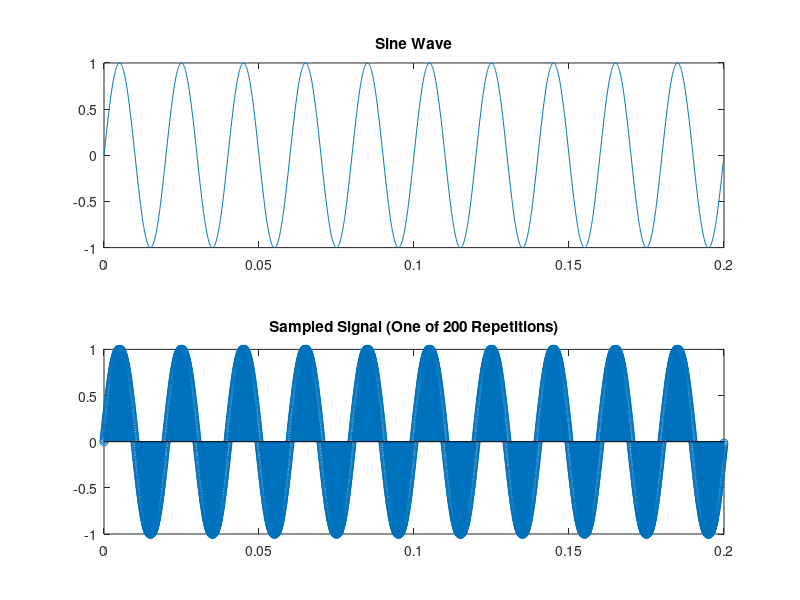

MATLAB code for this plot:
function [  ] = pure_wave_c1( )

t = 0:0.0001:0.2;
x = @(t) sin(2*pi*50*t); % Generated Signal

subplot(2,1,1);
plot(t, x(t));
title("Sine Wave");

% Sampling
num_repetitions = 200;
fs = 16000 - 1;
ts = 0:1/fs:0.2;
xs_all = zeros(num_repetitions, length(ts));

for i = 1:num_repetitions
    xs = x(ts);
    xs_all(i, :) = xs;
end

% Just for visualization, plotting a single sampled signal
subplot(2,1,2);
stem(ts, xs_all(1, :)); % Plotting the first sampled signal
title("Sampled Signal (One of 200 Repetitions)");